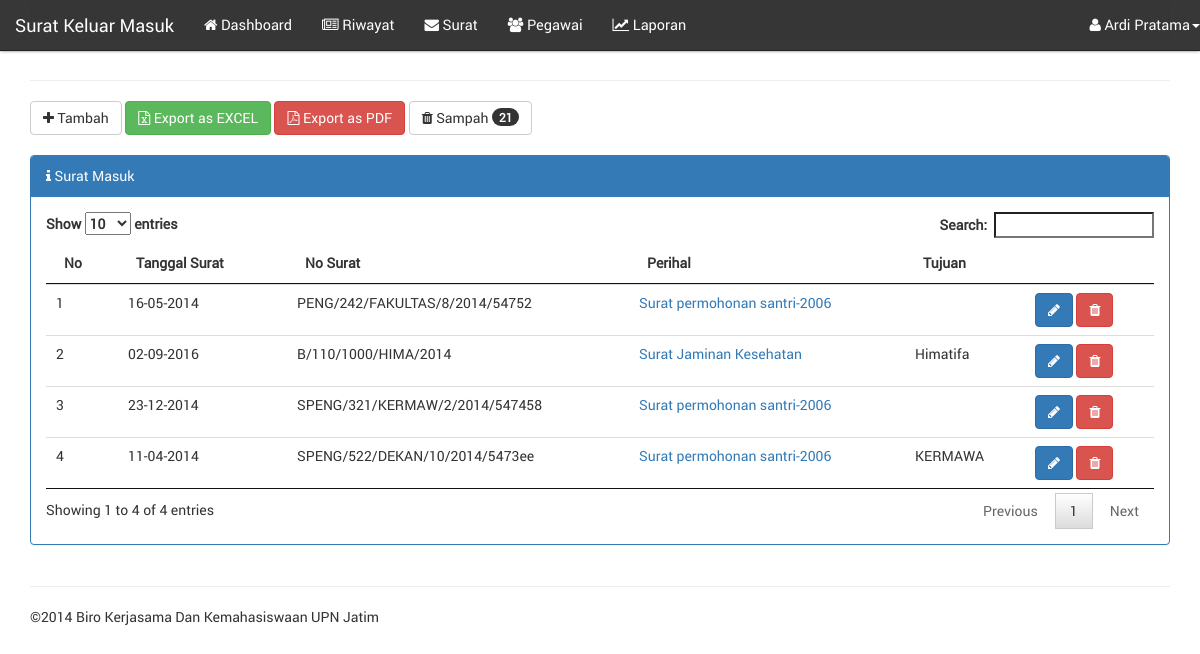
The app's page /?page=surat/index (signed in) with its own data.
### tables this page shows
CREATE TABLE `users` (
  `idusers` varchar(30) NOT NULL DEFAULT '',
  `password` varchar(255) DEFAULT NULL,
  `idbagian` varchar(255) DEFAULT NULL,
  PRIMARY KEY (`idusers`)
);

CREATE TABLE `pegawai` (
  `idpegawai` varchar(30) NOT NULL,
  `nama` varchar(45) DEFAULT NULL,
  `alamat` varchar(45) DEFAULT NULL,
  `kota` varchar(255) DEFAULT NULL,
  `tanggal_lahir` varchar(255) DEFAULT NULL,
  `telepon` varchar(255) DEFAULT NULL,
  `ponsel` varchar(45) DEFAULT NULL,
  `foto` varchar(255) NOT NULL DEFAULT 'nophoto.jpg',
  `delete` varchar(1) NOT NULL DEFAULT '0',
  `created_at` timestamp NULL DEFAULT CURRENT_TIMESTAMP,
  PRIMARY KEY (`idpegawai`)
);

CREATE TABLE `bagian` (
  `idbagian` int(11) NOT NULL AUTO_INCREMENT,
  `keterangan` varchar(255) DEFAULT NULL,
  `deleted` varchar(255) NOT NULL DEFAULT '0',
  PRIMARY KEY (`idbagian`)
);

CREATE TABLE `surat` (
  `idsurat` varchar(30) NOT NULL DEFAULT '' COMMENT 'NO SURAT',
  `jenis_surat` varchar(10) DEFAULT NULL COMMENT 'Masuk / Keluar',
  `tanggal_surat` date DEFAULT NULL COMMENT 'Tanggal yang tertera pada surat',
  `idkategori` varchar(255) DEFAULT NULL,
  `perihal` text,
  `tujuan` varchar(255) DEFAULT NULL COMMENT 'Sebagai catatan tambahan untuk memperjelas surat',
  `asal_surat` varchar(45) DEFAULT NULL COMMENT 'asal surat, bisa dari instansi internal atau eksternal',
  `disposisi` varchar(255) DEFAULT NULL COMMENT 'Disposisi surat',
  `kata_kunci` varchar(255) DEFAULT NULL COMMENT 'Kata kunci yang berhubungan dengan surat',
  `delete` varchar(1) DEFAULT '0' COMMENT 'DELETE = status data terdelet, 1 adalah file delete, 2 tidak delete',
  `posting` varchar(255) DEFAULT NULL COMMENT 'Di posting oleh idusers',
  `public` varchar(1) DEFAULT '0' COMMENT 'status, 1=publikasi, 0=private',
  `lampiran` varchar(255) DEFAULT 'no_lampiran.jpeg' COMMENT 'Lampiran berupa gambar, gambar surat',
  `created_at` timestamp NOT NULL DEFAULT CURRENT_TIMESTAMP COMMENT 'tanggal surat di insert/ update oleh sistem',
  PRIMARY KEY (`idsurat`)
);

### models.php (called while the page is built, shortened)
<?php
function get_login($tampil){
    $aktif=$_SESSION['idusers'];
    $query=mysql_query("select * from users a, pegawai b, bagian c where a.idusers=b.idpegawai and a.idusers='$aktif' and a.idbagian=c.idbagian");
    $data=mysql_fetch_array($query);
    return $data[$tampil];
}
function get_surat($get='all'){
    switch ($get){
	case 'masuk' : $query=mysql_query("select * from surat where jenis_surat='masuk' and `delete`='0' order by created_at DESC");
	break;
    }
    return $query;
}
function count_sampah(){
    $query=mysql_query("select count(*) as jumlah from surat where `delete`='1' ");
    $return=mysql_fetch_array($query);
    return $return['jumlah'] ;
}
?>

### module/surat/index.php (the view, shortened to what this page needs)
<div class="row">
        <div class="col-md-12">
        <a href="./?page=surat/tambah"><button class="btn btn-default"><i class="fa fa-plus"></i> Tambah</button></a>
        <a href="./export.php?as=excel" target="_blank"><button class="btn btn-success"><i class="fa fa-file-excel-o"></i> Export as EXCEL</button></a>
        <a href="./export.php?as=pdf" target="_blank"><button class="btn btn-danger"><i class="fa fa-file-pdf-o"></i> Export as PDF</button></a>
        <a href="./?page=sampah/index" target="_blank"><button class="btn btn-default"><i class="fa fa-trash"></i> Sampah <span class="badge"><?php echo count_sampah() ?></span> </button></a>
        <div class="clearfix"></div><br />
        <?php if(get_login('idbagian')=='1'){?>
                <div class="panel panel-primary">
                    <div class="panel-heading"><i class="fa fa-info"></i> Surat Masuk</div>
                    <div class="panel-body">
                        <table class="table table-stripped table-hover table-responsive">
                            <thead>
                                <th>No</th>
                                <th>Tanggal Surat</th>
                                <th>No Surat</th>
                                <th>Perihal</th>
                                <th>Tujuan</th>
                                <th></th>
                            </thead>
                            <tbody>
                                <?php $surat=get_surat('masuk');$i=1;while($result=mysql_fetch_array($surat)){?>
                                    <tr>
                                    <td><?= $i ?></td>
                                    <td><?php $tgl=explode('-',$result['tanggal_surat']); echo $tgl[2].'-'.$tgl[1].'-'.$tgl[0]  ?></td>
                                    <td><?= $result['idsurat'] ?></td>
                                    <td><a href="./?page=surat/detail&id=<?php echo $result['idsurat'] ?>"><?= $result['perihal'] ?></a></td>
                                    <td><?php echo $result['asal_surat'] ?></td>
                                    <td>
                                    <?php if(get_login('idbagian')==1 || get_login('idbagian')==3){?>
                                        <a href="./?page=surat/edit&id=<?php echo $result['idsurat'] ?>"><button title="Edit" class="btn btn-primary"><i class="fa fa-pencil"></i></button></a>
                                        <a href="./?page=surat/delete&id=<?php echo $result['idsurat'] ?>"><button title="Hapus" class="btn btn-danger"><i class="fa fa-trash"></i></button></a>
                                    <?php } ?>
                                    </td>
                                </tr>
                                <?php $i++; } ?>
                            </tbody>
                        </table>
                    </div>
                </div>
        <?php } ?>
        </div>
        <div class="col-md-12">
        </div>
</div>

### header.php (shortened to what this page needs)
<!DOCTYPE html>
<html lang="en">
<head>
	<link href="css/bootstrap.css" rel="stylesheet"/>
	<link href="css/style.css" rel="stylesheet"/>
    <link href="fonts/stylesheet.css" rel="stylesheet"/>
    <link href="css/font-awesome.min.css" rel="stylesheet" />
    <link href="css/jquery.dataTables.min.css" rel="stylesheet" />
</head>
<body>
<div class="container">
<div class="row clearfix">
		<div class="col-md-12 column">
			<nav class="navbar navbar-inverse navbar-fixed-top" role="navigation">
				<div class="navbar-header">
					 <div class="navbar-brand"><?php echo nama_aplikasi ?></div>
				</div>
				<div class="collapse navbar-collapse" id="bs-example-navbar-collapse-1">
					<ul class="nav navbar-nav">
                        <?php if(isset($_SESSION['login']) && $_SESSION['login']==true){?>
		                <li><a href="./?page=dashboard"><i class="fa fa-home"></i> Dashboard</a></li>
                        <li><a href="./?page=surat/riwayat"><i class="fa fa-newspaper-o"></i> Riwayat</a></li>
                        <li><a href="./?page=surat/index"><i class="fa fa-envelope"></i> Surat</a></li>
                        <li><a href="./?page=pegawai/index"><i class="fa fa-users"></i> Pegawai</a></li>
                        <li><a href="./?page=laporan/index"><i class="fa fa-line-chart"></i> Laporan</a></li>
					    <?php } ?>
                    </ul>
					<?php if(isset($_SESSION['login']) && $_SESSION['login']==true){?>
		                  <ul class="nav navbar-nav navbar-right">
    						<li class="dropdown">
    							 <a href="#" class="dropdown-toggle" data-toggle="dropdown"><i class="fa fa-user"></i> <?php echo get_login('nama') ?><strong class="caret"></strong></a>
    						</li>
    					</ul>
					<?php } ?>
				</div>
			</nav>
		</div>
	</div>

### records on screen
users: pegawai.nama "Ardi Pratama"
surat: tanggal_surat "16", tanggal_surat "05", tanggal_surat "2014", idsurat "PENG/242/FAKULTAS/8/2014/54752", perihal "Surat permohonan santri-2006"
surat: tanggal_surat "02", tanggal_surat "09", tanggal_surat "2016", idsurat "B/110/1000/HIMA/2014", perihal "Surat Jaminan Kesehatan", asal_surat "Himatifa"
surat: tanggal_surat "23", tanggal_surat "12", tanggal_surat "2014", idsurat "SPENG/321/KERMAW/2/2014/547458", perihal "Surat permohonan santri-2006"
surat: tanggal_surat "11", tanggal_surat "04", tanggal_surat "2014", idsurat "SPENG/522/DEKAN/10/2014/5473ee", perihal "Surat permohonan santri-2006", asal_surat "KERMAWA"

### other values on screen
nama_aplikasi "Surat Keluar Masuk"
count_sampah() "21"
